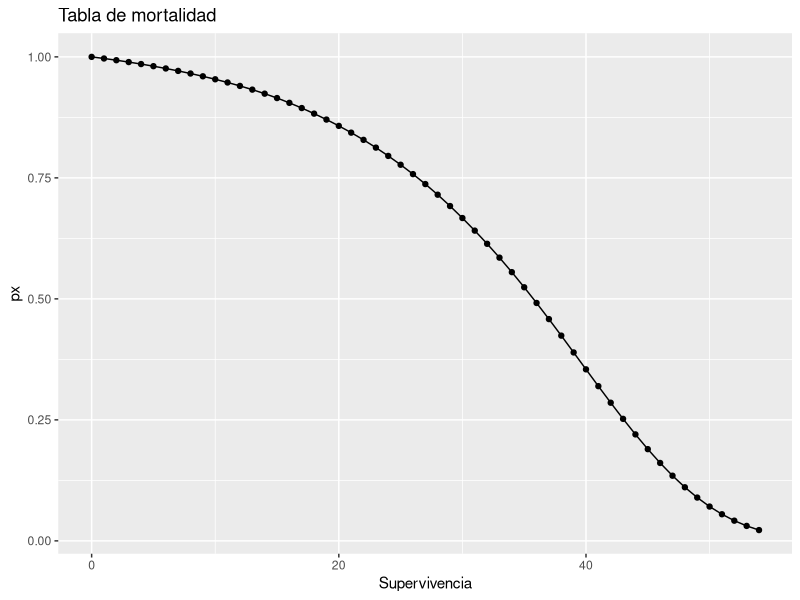
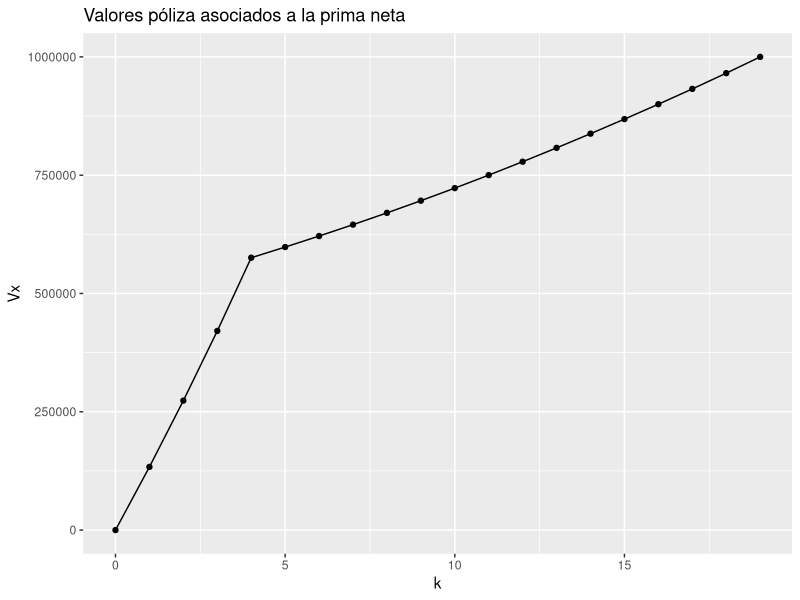
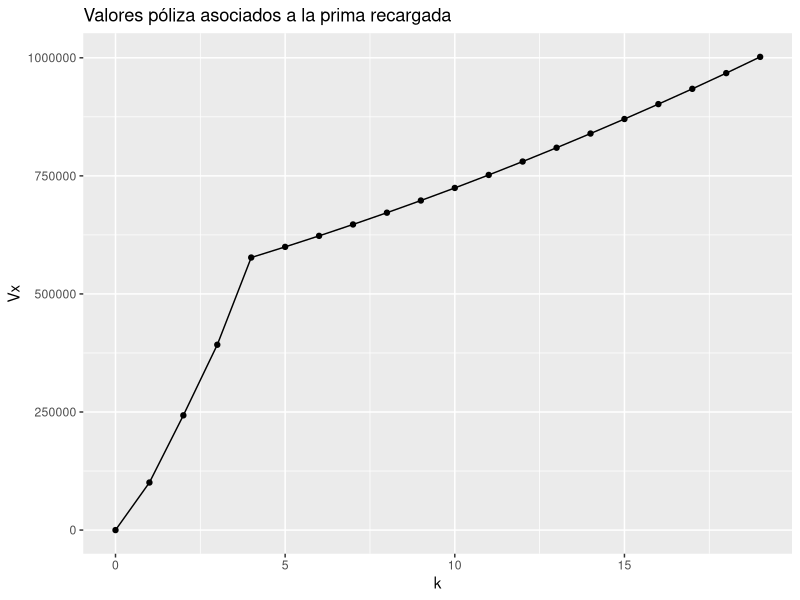
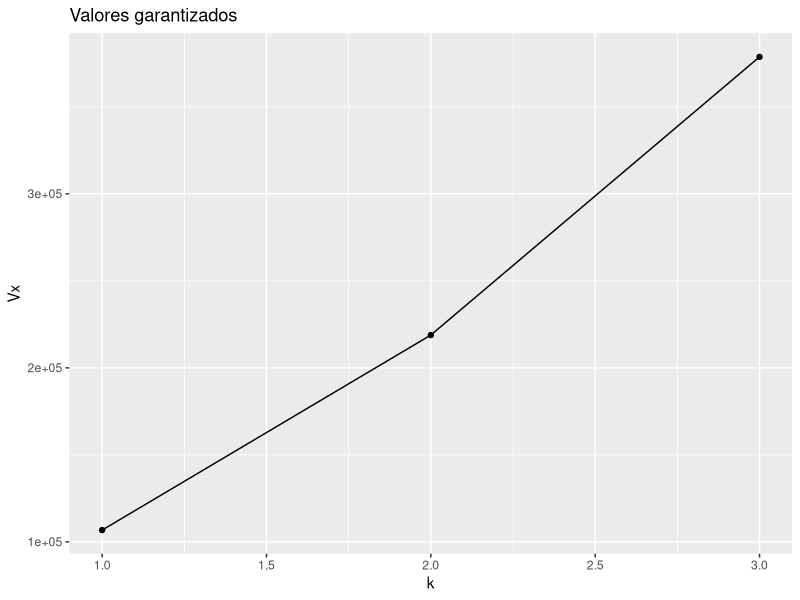
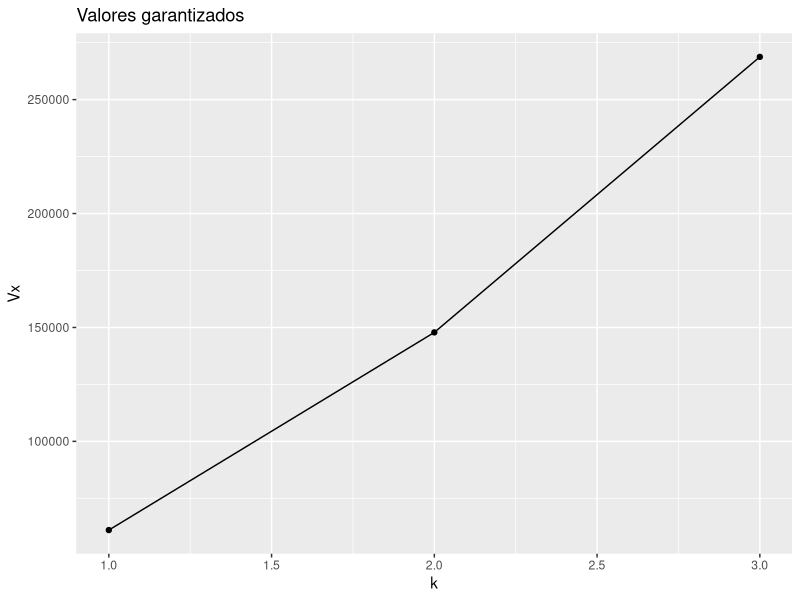
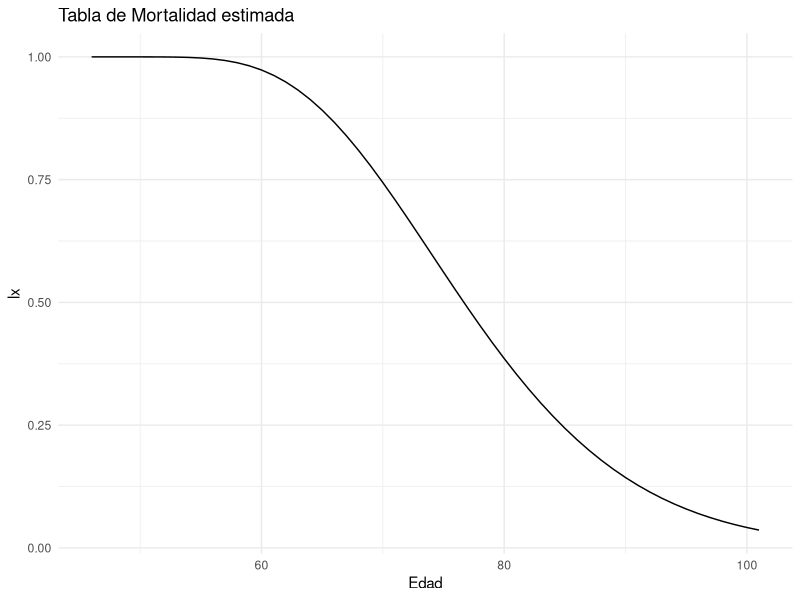
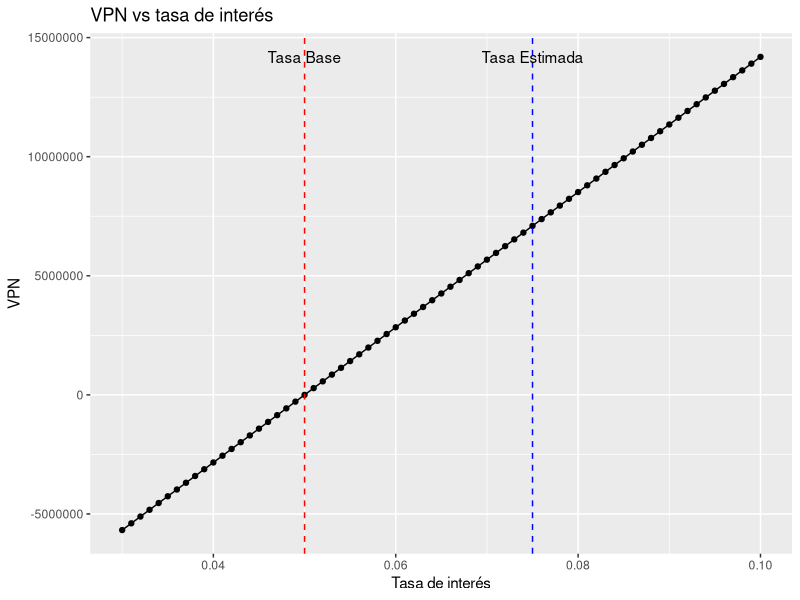
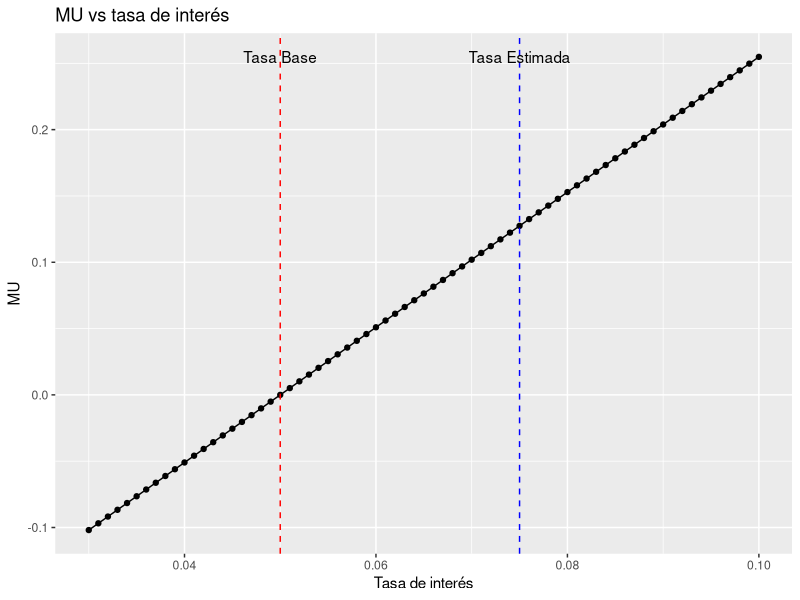

The R source for these figures, in order:
## ---- chunk 1
# Cargamos la libreria
library(readxl)
library(ggplot2)
library(dplyr)
library(tidyverse)

# Supuestos principales
# 191654
# edad del asegurado
xEdad <- 16+30
#vigencia del seguro
n <- 19
#tasa de interes efectiva anual
itasaBase <- .05
#numero de primas anuales
mPrimas <- 4
# Sumas aseguradas
saMuerte <- 2000000
saSupervivencia <- 1000000

nCarteraAsegurados <- 100

# Leeremos la tabla de mortalidad

# Leemos la tabla de mortalidad
tablaMortalidad <- read_excel("Tabla_mortalidad.xlsx")

tablaMortalidad <- tablaMortalidad |> 
  mutate(dx= c(tablaMortalidad$lx[1:(length(tablaMortalidad$lx)-1)]-tablaMortalidad$lx[2:length(tablaMortalidad$lx)],NA))

qTablaMortalidad <- data.frame(px = numeric(length(tablaMortalidad$lx)-xEdad), kSuperv = numeric(length(tablaMortalidad$lx)-xEdad))


# Creamos la columna de supervivencia

for(i in (xEdad+1):length(tablaMortalidad$lx)){
  qTablaMortalidad$px[i-xEdad] <- tablaMortalidad$lx[i]/tablaMortalidad$lx[xEdad+1] 
  qTablaMortalidad$kSuperv[i-xEdad] <- i-xEdad-1
}

######-------------------------------------
#Gastos base

# Hacemos función de gastos extras

gastosExtrasPrimas <- function(anio){
  if(anio == 0){
    return(1000 + primaEmision*.4)
  }else if(anio %in% c(1,2)){
    return(500+.2*primaEmision)
  }else {
    return(100 + .05*primaEmision)
  }
}

gastosExtrasLiquidacion <- function(salida){
  if(salida == "muerte"){
    return(3000 + saMuerte*.003)
  }else{
    return(1000+saSupervivencia*.001)
}}

######-------------------------------------
#Regla de valores garantizados

# Hacemos función de valores garantizados

valoresGarantizados <- function(valorPoliza, anio){
  if(anio %in% c(1,2)){
    return(valorPoliza*.8)
  }else if (anio == 3){
    return(valorPoliza*.9)
  } else {
    return(0)
  }
}


## ---- chunk 2
              
# Graficamos la tabla

ggplot(qTablaMortalidad, aes(x = kSuperv, y = px)) +
  geom_line() +
  geom_point() +
  labs(title = "Tabla de mortalidad", x = "Supervivencia", y = "px") 
## ---- chunk 3
# Funciones útiles para los siguientes cálculos

# Definición de más variables globales

v <- 1/(1+itasaBase)

# Cálculo de temporales

temporal <- function(edad, vigencia){
  resultado <- 0
  for (k in seq(0, vigencia-1, 1)){
    resultado <- resultado + v^(k+1)*(tablaMortalidad$dx[edad+k+1]/tablaMortalidad$lx[edad+1])
  }
  return(resultado)
}

anualidad <- function(edad, vigencia){
  resultado <- 0
  for (k in seq(0, vigencia-1, 1)){
    resultado <- resultado + v^(k)*(tablaMortalidad$lx[edad+k+1]/tablaMortalidad$lx[edad+1])
  }
  return(resultado)
}

dotal <- function(edad, vigencia){
  resultado <- v^(vigencia)*tablaMortalidad$lx[xEdad+vigencia+1]/tablaMortalidad$lx[xEdad+1]
  return(resultado)
}

valorPoliza <- function(kTemp, prima){
  resultado <- 0
  if(kTemp %in% c(1,2,3,4)){
    resultado <- (dotal(xEdad,kTemp)^(-1))*(prima*anualidad(xEdad,kTemp)-saMuerte*temporal(xEdad, kTemp))
  } 
  else if(kTemp >=5 && kTemp<=n){
    resultado <- (dotal(xEdad,kTemp)^(-1))*(prima*anualidad(xEdad,4)-saMuerte*temporal(xEdad, kTemp))}
  else{
    resultado <- 0
  }
}

valorPolizaRecargado <- function(kTemp, primaRecargada){
  resultado <- 0
  if(kTemp == 1){
    resultado <- (dotal(xEdad,kTemp)^(-1))*(-1000+.6*primaRecargada-(3000+1.003*saMuerte)*temporal(xEdad, kTemp))
  } 
  else if(kTemp %in% c(2,3)){
    resultado <- (dotal(xEdad,kTemp)^(-1))*(-1000+.6*primaRecargada+(-500+.8*primaRecargada)*(anualidad(xEdad, kTemp)-1)-(3000+1.003*saMuerte)*temporal(xEdad, kTemp))
  }
  else if(kTemp >=4 && kTemp<=n){
    resultado <- (dotal(xEdad,kTemp)^(-1))*(-1000+.6*primaRecargada+(-500+.8*primaRecargada)*(anualidad(xEdad, 3)-1)+(-100+.95*primaRecargada)*anualidad(xEdad+3, mPrimas-3)*dotal(xEdad, 3)-(3000+1.003*saMuerte)*temporal(xEdad, kTemp))
  }
  else{
    resultado <- 0
  }
  return (resultado)
}


## ---- chunk 4
# Cálculo de la prima neta

primaNeta <- (saMuerte*temporal(xEdad, n) + saSupervivencia*dotal(xEdad,n))/anualidad(xEdad, mPrimas)

## ---- chunk 5
# Cálculo de la prima recargada

primaRecargada <- ((3000+1.003*saMuerte)*temporal(xEdad, n) + (1000+1.001*saSupervivencia)*dotal(xEdad,n) + 1000 + 500*(anualidad(xEdad, 3)-1) + 100*anualidad(xEdad+3, mPrimas-3)*dotal(xEdad, 3))/(.6+.8*(anualidad(xEdad, 3)-1)+.95*anualidad(xEdad+3, mPrimas-3)*dotal(xEdad, 3))
## ---- chunk 6
# Cálculo de valores póliza asociados

# Creamos la tabla de valores póliza asociados a la prima neta

tablaValoresPolizaAsociados <- data.frame(k = numeric(n+1), Vx = numeric(n+1))

# Llenamos la tabla

for (k in seq(0, n, 1)){
  tablaValoresPolizaAsociados$Vx[k+1] <- valorPoliza(k, primaNeta)
  tablaValoresPolizaAsociados$k[k+1] <- k
}

#Mostramos la tabla

tablaValoresPolizaAsociados 


# Graficamos la tabla

ggplot(tablaValoresPolizaAsociados, aes(x = k, y = Vx)) +
  geom_line() +
  geom_point() +
  labs(title = "Valores póliza asociados a la prima neta", x = "k", y = "Vx") 

## ---- chunk 7

# Creamos la tabla de valores póliza asociados a la prima recargada

tablaValoresPolizaAsociadosRecargada <- data.frame(k = numeric(n+1), Vx = numeric(n+1))

# Llenamos la tabla

for (k in seq(0, n, 1)){
  tablaValoresPolizaAsociadosRecargada$Vx[k+1] <- valorPolizaRecargado(k, primaRecargada)
  tablaValoresPolizaAsociadosRecargada$k[k+1] <- k
}

#Mostramos la tabla

tablaValoresPolizaAsociadosRecargada


# Graficamos la tabla

ggplot(tablaValoresPolizaAsociadosRecargada, aes(x = k, y = Vx)) +
  geom_line() +
  geom_point() +
  labs(title = "Valores póliza asociados a la prima recargada", x = "k", y = "Vx") 

## ---- chunk 8
# Creamos la tabla de valores garantizados

tablaValoresGarantizados <- data.frame(k = numeric(3), Vx = numeric(3))

# Llenamos la tabla

for (k in seq(1, 3, 1)){
  tablaValoresGarantizados$Vx[k] <- valoresGarantizados(valorPoliza(k, primaNeta), k)
  tablaValoresGarantizados$k[k] <- k
}

#Mostramos la tabla

tablaValoresGarantizados


# Graficamos la tabla

ggplot(tablaValoresGarantizados, aes(x = k, y = Vx)) +
  geom_line() +
  geom_point() +
  labs(title = "Valores garantizados", x = "k", y = "Vx") 

## ---- chunk 9
# Creamos la tabla de valores garantizados

tablaValoresGarantizadosRecargada <- data.frame(k = numeric(3), Vx = numeric(3))

# Llenamos la tabla

for (k in seq(1, 3, 1)){
  tablaValoresGarantizadosRecargada$Vx[k] <- valoresGarantizados(valorPolizaRecargado(k, primaNeta), k)
  tablaValoresGarantizadosRecargada$k[k] <- k
}

#Mostramos la tabla

tablaValoresGarantizadosRecargada


# Graficamos la tabla

ggplot(tablaValoresGarantizadosRecargada, aes(x = k, y = Vx)) +
  geom_line() +
  geom_point() +
  labs(title = "Valores garantizados", x = "k", y = "Vx") 

## ---- chunk 10

gastoPropPrima <- function(kTemp){
  #Es el complemento del ejerccio por cómo está configurado
  if(kTemp==1){
    resultado <- .6
  } else if(kTemp %in% c(2,3)){
    resultado <- .8
  }else if(kTemp>=4){
    resultado <- .95
  }
  return(resultado)
}
gastoFijoPrima <- function(kTemp){
    if(kTemp==1){
    resultado <- 1000
  } else if(kTemp %in% c(2,3)){
    resultado <- 500
  }else if(kTemp>=4){
    resultado <- 100
  }
  return(resultado)
}

desembolsoProp <- function(salida="Muerte"){
  if(salida =="Muerte"){
    resultado <- 1.003
  } else {
    resultado <- 1.001
  }
  return(resultado)
}
desembolsoFijo <- function(salida="Muerte"){
  if(salida =="Muerte"){
    resultado <- 3000
  } else {
    resultado <- 1000
  }
  return(resultado)
}


flujos_utilidad <- function(kTemp){
  #ktemo solo está entre 1 a n
  if (kTemp %in% c(1,2,3,4)){
    ingreso <- (gastoPropPrima(kTemp)*primaRecargada - gastoFijoPrima(kTemp) + tablaValoresPolizaAsociadosRecargada$Vx[kTemp])*(1+iTasaEstimada)*(tablaMortalidadEstimada$lx[xEdad+kTemp]/tablaMortalidadEstimada$lx[xEdad+1])
    } 
    else {
    ingreso <- tablaValoresPolizaAsociadosRecargada$Vx[kTemp]*(1+iTasaEstimada)*(tablaMortalidadEstimada$lx[xEdad+kTemp]/tablaMortalidadEstimada$lx[xEdad+1])
    }

    egreso <-(desembolsoFijo()+desembolsoProp()*saMuerte)*(tablaMortalidadEstimada$dx[xEdad+kTemp]/tablaMortalidadEstimada$lx[xEdad+1])

    reserva <- tablaValoresPolizaAsociadosRecargada$Vx[kTemp+1]*(tablaMortalidadEstimada$lx[xEdad+kTemp+1]/tablaMortalidadEstimada$lx[xEdad+1])

    resultado <- 100*round(ingreso-egreso-reserva, digits = 9)
    return(resultado)
}

#------ Tabla de Mortalidad Estimada
generate_mortality_table_gamma <- function(alpha, start_age = 46, l_start = 10000, max_age = 101, beta = 1/4) {
  # Vector de edades
  ages <- start_age:max_age
  
  # Calcula la función de supervivencia gamma para cada edad
  Sx <- 1 - pgamma(ages - start_age, shape = alpha, rate = beta)
  
  # Calcula lx basado en la función de supervivencia
  lx <- l_start * Sx
  
  # Calcula dx
  dx <- -c(diff(lx), NA) # Agregamos NA al final porque no hay dx para la última edad
  
  # Crear data.frame para la tabla de mortalidad
  mortality_table <- data.frame(Age = ages, lx = lx, dx = dx)
  
  # Agregar filas con NA hasta el inicio
  na_rows <- data.frame(Age = (0):(start_age-1), lx = rep(NA, start_age), dx = rep(NA, start_age))
  mortality_table <- rbind(na_rows, mortality_table)
  
  return(mortality_table)
}

## ---- chunk 11
iTasaEstimada <- .075
tablaMortalidadEstimada <- generate_mortality_table_gamma(8)

# Gráfico
ggplot(data = tablaMortalidadEstimada, aes(x = Age, y = lx/10000)) +
  geom_line(na.rm = TRUE) +
  labs(title = paste("Tabla de Mortalidad estimada"),
       x = "Edad",
       y = "lx") +
  theme_minimal()+
  coord_cartesian(xlim = c(46, max(tablaMortalidadEstimada$Age)))
## ---- chunk 12

medidaVPN <- function(rCC=.16){
   #ktemo solo está entre 1 a n
  v <- 1/(1+rCC)
  resultado <- 0
  for (kTemp in seq(1,n,1)){
    resultado <- resultado + flujos_utilidad(kTemp)*v^(kTemp)
  }
  return(resultado)
}
## ---- chunk 13

medidaMU <- function(rCC=.16){
  v <- 1/(1+rCC)
  resultado <- 0
  for (kTemp in seq(1,mPrimas,1)){
    resultado <- resultado + primaRecargada*v^(kTemp-1)
  }
  return(medidaVPN()/(resultado*100))
}

## ---- chunk 14
rangoTasaInteres <- seq(.03, .1, .001)
tablaMortalidadEstimada <- tablaMortalidad

rangoTasaInteresVPN <- c()
rangoTasaInteresMU <- c()

# Inicialización de vectores
rangoTasaInteresVPN <- numeric(length(rangoTasaInteres))
rangoTasaInteresMU <- numeric(length(rangoTasaInteres))

for (i in seq_along(rangoTasaInteres)){
  iTasaEstimada <- rangoTasaInteres[i]
  rangoTasaInteresVPN[i] <- medidaVPN()  
  rangoTasaInteresMU[i] <- medidaMU()    
}


# Para la gráfica de VPN vs tasa de interés
ggplot() +
  geom_line(aes(x = rangoTasaInteres, y = rangoTasaInteresVPN)) +
  geom_point(aes(x = rangoTasaInteres, y = rangoTasaInteresVPN)) +
  geom_vline(aes(xintercept = 0.075), linetype="dashed", color="blue") +
  geom_vline(aes(xintercept = 0.05), linetype="dashed", color="red") +
  annotate("text", x = 0.075, y = max(rangoTasaInteresVPN), label = "Tasa Estimada") +
  annotate("text", x = 0.05, y = max(rangoTasaInteresVPN), label = "Tasa Base") +
  labs(title = "VPN vs tasa de interés", x = "Tasa de interés", y = "VPN")

# Para la gráfica de MU vs tasa de interés
ggplot() +
  geom_line(aes(x = rangoTasaInteres, y = rangoTasaInteresMU)) +
  geom_point(aes(x = rangoTasaInteres, y = rangoTasaInteresMU)) +
  geom_vline(aes(xintercept = 0.075), linetype="dashed", color="blue") +
  geom_vline(aes(xintercept = 0.05), linetype="dashed", color="red") +
  annotate("text", x = 0.075, y = max(rangoTasaInteresMU), label = "Tasa Estimada") +
  annotate("text", x = 0.05, y = max(rangoTasaInteresMU), label = "Tasa Base") +
  labs(title = "MU vs tasa de interés", x = "Tasa de interés", y = "MU")


## ---- chunk 15


beta_const = 1/4 # Valor constante para el parámetro de tasa
alphas = c(5,6,7,8,9) # Diferentes valores para alpha

# Crear un dataframe con valores de x y las densidades para cada alpha
df <- data.frame(x = rep(seq(0, 55, length.out = 1000), length(alphas)))
df$y <- unlist(lapply(alphas, function(alpha) (1 - pgamma(df$x[1:1000], shape = alpha, rate = beta_const))))
df$alpha <- factor(rep(alphas, each = 1000), labels = paste("alpha =", alphas))

ggplot(df, aes(x=x, y=y, color=alpha)) +
  geom_line() +
  labs(title = "Función de Supervivencia Gamma variando alpha",
       x = "x",
       y = "S(x)",
       color = "Valor de Alpha") +
  theme_minimal()
## ---- chunk 16
iTasaEstimada <- .05
rangoTablaMortalidad <- seq(4,9,.1)

# Inicialización de vectores

rangoTablaMortalidadVPN <- numeric(length(rangoTablaMortalidad))

rangoTablaMortalidadMU <- numeric(length(rangoTablaMortalidad))

for (i in seq_along(rangoTablaMortalidad)){
  tablaMortalidadEstimada <- generate_mortality_table_gamma(rangoTablaMortalidad[i])
  rangoTablaMortalidadVPN[i] <- medidaVPN()  
  rangoTablaMortalidadMU[i] <- medidaMU()    
}

ggplot() +
  geom_line(aes(x = rangoTablaMortalidad, y = rangoTablaMortalidadVPN)) +
  geom_point(aes(x = rangoTablaMortalidad, y = rangoTablaMortalidadVPN)) +
  geom_vline(aes(xintercept = 8), linetype="dashed", color="blue") +
  annotate("text", x = 8, y = max(rangoTablaMortalidadVPN), label = "Tabla Estimada") +
  labs(title = "VPN vs tabla de mortalidad", x = "Tabla de mortalidad", y = "VPN")

ggplot() +
  geom_line(aes(x = rangoTablaMortalidad, y = rangoTablaMortalidadMU)) +
  geom_point(aes(x = rangoTablaMortalidad, y = rangoTablaMortalidadMU)) +
  geom_vline(aes(xintercept = 8), linetype="dashed", color="blue") +
  annotate("text", x = 8, y = max(rangoTablaMortalidadMU), label = "Tabla Estimada") +
  labs(title = "MU vs tabla de mortalidad", x = "Tabla de mortalidad", y = "MU")

## ---- chunk 17
escenarios <- c("Escenario 1", "Escenario 2", "Escenario 3", "Escenario 4")
medidasEscenarios <- c("VPN", "MU")

rangoEscenariosTasa <- c(.03, .05, .075, .1)

rangoEscenariosMortalidad <- c(4, 6.5, 8, 9)

# Crear una matriz con NA (puedes reemplazar NA con cualquier otro valor inicial si lo prefieres)
wide_matrix <- matrix(NA, nrow = length(escenarios), ncol = length(medidasEscenarios), dimnames = list(escenarios, medidasEscenarios))

# Iterar sobre cada fila y columna de la matriz
for (i in 1:nrow(wide_matrix)) {
  # Convertir el valor ingresado a numérico y asignarlo a la celda correspondiente
  iTasaEstimada <- rangoEscenariosTasa[i]
  tablaMortalidadEstimada <- generate_mortality_table_gamma(rangoEscenariosMortalidad[i])

  wide_matrix[i, 1] <- medidaVPN()
  wide_matrix[i, 2] <- medidaMU()
}

# Mostrar la matriz actualizada

print(wide_matrix)

## ---- chunk 18
library(truncnorm) # necesitarás esta biblioteca para generar números de una distribución normal truncada

# Simulación de la tasa de interés
simulaciones_tasa_interes <- truncnorm::rtruncnorm(1000, a = 0, mean = 0.075, sd = 0.015) # Distribución normal truncada en 0

# Simulación de alpha para la tabla de mortalidad
simulaciones_alpha <- truncnorm::rtruncnorm(1000, a = 0, mean=8, sd = 1.5) # 

#funciones auxiliares

medidaVPNdf <- function(iTasaEstimada, tablaMortalidadEstimada){
   #ktemo solo está entre 1 a n
  iTasaEstimada <<- iTasaEstimada
  tablaMortalidadEstimada <<- generate_mortality_table_gamma(tablaMortalidadEstimada)
  resultado <- medidaVPN()
  return(resultado)
}

medidaMUdf <- function(iTasaEstimada, tablaMortalidadEstimada){
  iTasaEstimada <<- iTasaEstimada
  tablaMortalidadEstimada <<- generate_mortality_table_gamma(tablaMortalidadEstimada)
  resultado <- medidaMU()
  return(resultado)
}
# Crear un dataframe con las simulaciones
df_simulaciones <- data.frame(
  TasaEstimada = simulaciones_tasa_interes,
  AlphaEstimado = simulaciones_alpha
)

# Usar mutate para agregar las medidas VPN y MU al dataframe
df_resultados <- df_simulaciones %>%
  rowwise() %>%
  mutate(
    VPN = medidaVPNdf(TasaEstimada, AlphaEstimado),
    MU = medidaMUdf(TasaEstimada, AlphaEstimado)
  )

# Histograma para VPN
ggplot(df_resultados, aes(x=VPN)) + 
  geom_histogram(fill="steelblue", color="black", bins=50, alpha=0.7) + 
  labs(title="Histograma de VPN",
       x="Valor de VPN",
       y="Frecuencia") + 
  theme_minimal()

# Histograma para MU
ggplot(df_resultados, aes(x=MU)) + 
  geom_histogram(fill="steelblue", color="black", bins=50, alpha=0.7) + 
  labs(title="Histograma de MU",
       x="Valor de MU",
       y="Frecuencia") + 
  theme_minimal()

## ---- chunk 19
library(knitr)

# Calcular el promedio y desviación estándar
promedio_VPN <- mean(df_resultados$VPN)
desviacion_VPN <- sd(df_resultados$VPN)

promedio_MU <- mean(df_resultados$MU)
desviacion_MU <- sd(df_resultados$MU)

# Crear un dataframe con los resultados
df_resumen <- data.frame(
  Medida = c("VPN", "MU"),
  Promedio = c(promedio_VPN, promedio_MU),
  Desviacion_Estandar = c(desviacion_VPN, desviacion_MU)
)

# Imprimir la tabla en formato bonito
kable(df_resumen, caption = "Promedio y desviación estándar de las 1000 realizaciones de VPN y MU", digits = 4)

## ---- chunk 20
######-------------------------------------
#Valores observados

valoresObservados_tasaInteres <- read_excel("Valores observados.xlsx", sheet="Observados Promedio", range="A3:B28")

valoresObservados_costosPromedios <- read_excel("Valores observados.xlsx", sheet="Observados Promedio", range="D3:G29")

valoresObservados_carteraObservados <- read_excel("Valores observados.xlsx", sheet="Cartera Observados", range="A1:C101")

valoresObservados_qxPromedios <- read_excel("Valores observados.xlsx", sheet="Observados Promedio", range="I2:J103")

## ---- chunk 21
# Inicializar la función AssetShare
funcInteres <- function(kTemp){
  #kTemp solo puede ir de 0-24
  resultado <- valoresObservados_tasaInteres$'Tasa de interés efectiva anual'[kTemp+1]
  return(resultado)
}
primaPropCostos <- function(kTemp, prima){
  if(kTemp==0){
    resultado <- .6*prima
  } else if(kTemp %in% c(1,2)){
    resultado <- .8*prima}
  else if(kTemp>=3 && kTemp<=mPrimas-1){
    resultado <- .95*prima
  } else {
    resultado <- 0
  }
  return(resultado)
}
funcPrimaCostos <- function(kTemp, prima){
  if(kTemp<=mPrimas-1){
    resultado <- primaPropCostos(kTemp, prima)-valoresObservados_costosPromedios$'Costo Asociado a la Prima G'[kTemp+1]
  } else {
    resultado <- 0
  }
  return(resultado)
}

propLiquidacion <- function(kTemp){
  #kTemp es >=1
  #Se da vencidamente
  if(kTemp>=1 && kTemp<=n){
    resultado <- resultado <- 1.003*saMuerte
  } else {
    resultado <- 0
  }
 return(resultado)
}

funcMuerteCostos <- function(kTemp){
  #kTemp es >=1
  #Se da vencidamente
  if(kTemp>=1 && kTemp<=n){
    resultado <- propLiquidacion(kTemp)+valoresObservados_costosPromedios$'Costo Asociado a liquidación por Muerte'[kTemp+1]
  } else {
    resultado <- 0
  }
  return(resultado)
}

funcMortalidad <- function(kTemp){
  #kTemp es >=0
  resultado <- valoresObservados_qxPromedios$qx[xEdad+kTemp+1]
  return(resultado)
  
}

assetShare <- function(kTemp, funcInteres, funcPrimaCostos, funcMuerteCostos,funcMortalidad, prima){
  if(kTemp>=1 && kTemp<=n){
    assetShareAnterior <- assetShare(kTemp-1, funcInteres, funcPrimaCostos, funcMuerteCostos,funcMortalidad, prima)

    resultado <- ((assetShareAnterior+funcPrimaCostos(kTemp-1, primaRecargada))*(1+funcInteres(kTemp-1))-funcMortalidad(kTemp-1)*funcMuerteCostos(kTemp))/(1-funcMortalidad(kTemp-1))
  }
  else{
    resultado <- 0
  }
  return(resultado)
}

## ---- chunk 22
# Creamos los valores ASSETSHARE
library(kableExtra)


# Calcular los valores
kTemp_valores <- 0:19
assetShare_valores <- sapply(kTemp_valores, function(k) assetShare(k, funcInteres, funcPrimaCostos, funcMuerteCostos, funcMortalidad, primaRecargada))


# Crear un data.frame con los resultados
df <- data.frame(kTemp = kTemp_valores, assetShare = assetShare_valores)

print(df)



## ---- chunk 23
# Creamos los valores del fondo

# Calcular los valores

kTemp_valores <- 0:19

# Inicializa lx con un valor base de 100,000
lx <- numeric(length(valoresObservados_qxPromedios$qx) + 1)
lx[1] <- 100  # o el valor base que elijas

# Calcula los valores lx utilizando la relación con qx
for(i in 2:(length(lx))) {
  lx[i] <- lx[i-1] * (1 - valoresObservados_qxPromedios$qx[i-1])
}

# Almacenar los valores lx en un dataframe
df_lx <- data.frame(lx = lx)

# Multiplicar assetShare por l_x+k
df$fondo_total <- df$assetShare * df_lx$lx[(xEdad+1):(xEdad+n+1)]

# Ver el resultado
print(df)




## ---- chunk 24
utilidades <- (df$fondo_total/100-tablaValoresPolizaAsociadosRecargada$Vx)*(df_lx$lx[(xEdad+1):(xEdad+n+1)]/df_lx$lx[xEdad+1])

# Crear un dataframe con el vector de utilidades

df_utilidades <- data.frame(k = 0:(length(utilidades)-1), Utilidades = utilidades)

# Crear una tabla con kable

kable(df_utilidades, caption = "Utilidades por año", format = "latex", booktabs = TRUE)

## ---- chunk 25
medidaVPNFT <- function(rCC=.16){
   #ktemo solo está entre 1 a n
  v <- 1/(1+rCC)
  resultado <- 0
  for (kTemp in seq(1,n,1)){
    resultado <- resultado + (df_utilidades$Utilidades[kTemp+1]*v^(kTemp))
  }
  return(resultado)
}
## ---- chunk 26
# Cuidado con kTemp, está trasladado
medidaMUFT <- function(rCC=.16){
  v <- 1/(1+rCC)
  resultado <- 0
  for (kTemp in seq(1,mPrimas,1)){
    resultado <- resultado + primaRecargada*v^(kTemp-1)
  }
  return(medidaVPNFT()/resultado)
}
